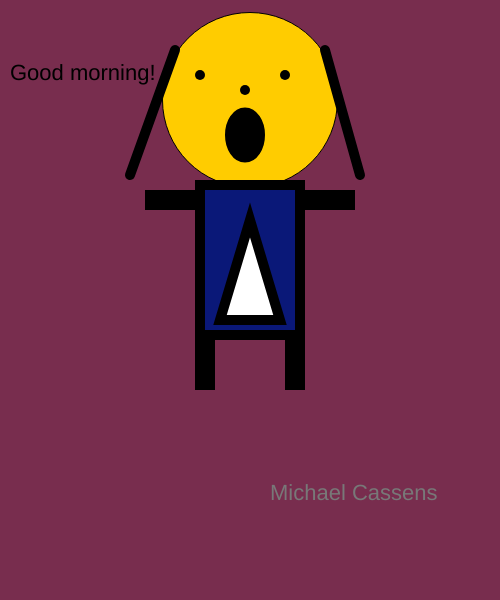
Frame 1 (no input)
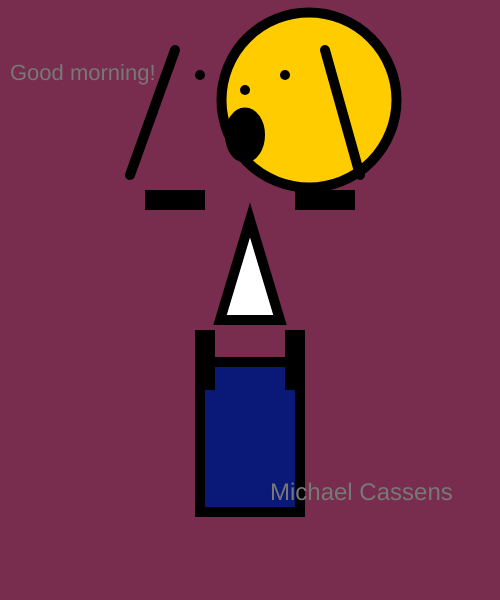
Frame 60 (no input)
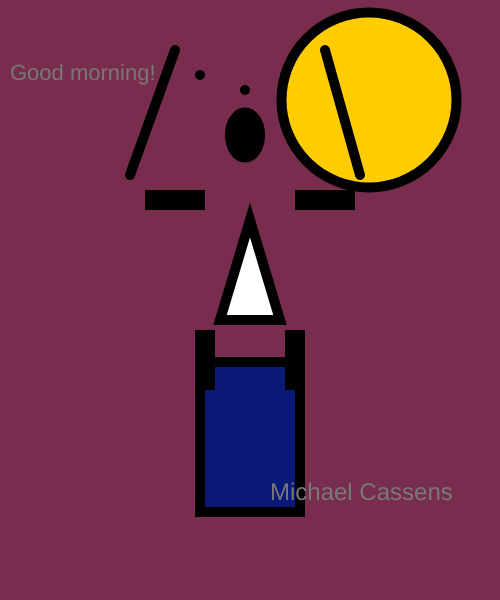
Frame 120 (the mouse pressed at the canvas centre since frame 60)

The p5.js sketch that drew these frames (run headless with seeded random() and noise() and a simulated clock; from frame 60 on, the mouse is pressed at the canvas centre):

// p5.js sketch
// ── sketch.js
var headX = 250;
var headY = 100;
var headDirection = 1;

var bodyX = 200;
var bodyY = 185;
var bodyDirection = 3;

var size = 22;
var count = 0;
var sizeDirection = 2;
function setup()
{
    createCanvas(500, 600);
}

function draw()
{
    background(120,45,78);
    textSize(22)
    text("Good morning!", 10,80);

    // head
    fill(255, 204, 0);
    circle(headX,headY,175);
    headX+=headDirection;
    if(headX >= 418 || headX <= 82)
    {
        headDirection *= -1;
    }

    // eyes
    strokeWeight(10);
    fill(0);
    point(200,75);
    point(285,75);

    // nose
    point(245,90);
    
    // mouth
    ellipse(245, 135, 30, 45)

    // hair
    line(130,175,175,50);
    line(325,50,360,175);
    // body
    fill(10, 24, 120);
    rect(200,bodyY,100,150);
    bodyY += bodyDirection;
    if(bodyY <= 0 || bodyY >= 450 )
    {
        bodyDirection *= -1;
    }
    // decoration
    fill(255);
    triangle(220,320,250,220,280,320)
    // right arm
    fill(10, 24, 120);
    rect(300,195,50,10);
    // left arm
    rect(150,195,50,10);
    // left leg
    rect(200,335,10,50);
    // right leg
    rect(290,335,10,50);
    
    fill(120);
    textSize(size);
    size+= sizeDirection;
    count++;
    if(count > 5)
    {
        sizeDirection *=-1;
        count = 0;
    }
    text("Michael Cassens",270,500 );


}
